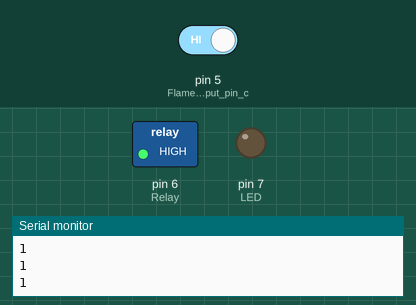
This sketch was run on a simulated Arduino Uno, built with avr-gcc and run on an emulated ATmega328P. Parts: switched loads named in the sketch (green lamp = pin HIGH), output pins drawn as LEDs (lit = HIGH), the last lines printed to the serial monitor. Inputs (shaded band) come from the test bench; at power-on: pin 5 (Flame_sensor_output_pin_c) HIGH.

Above: at 1.2 s.
1.3 s: pin 5 (Flame_sensor_output_pin_c) driven LOW
At 1.7 s:
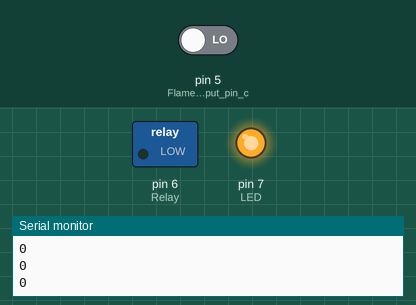
2.9 s: pin 5 (Flame_sensor_output_pin_c) driven HIGH
At 4.2 s:
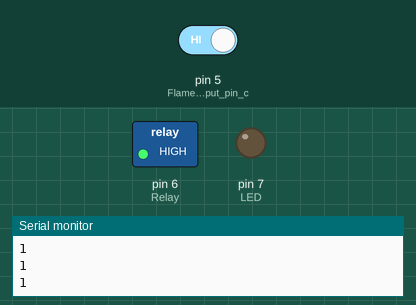
Timing chart, 0 to 5.9 s (numbered marks = the images above; inputs shaded):
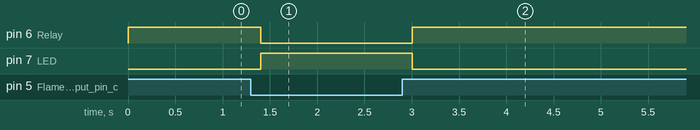

Measured:
- after the input at 1.3 s, pin 6 (Relay): HIGH → LOW after 0.10 s; pin 7 (LED): LOW → HIGH after 0.10 s
- after the input at 2.9 s, pin 6 (Relay): LOW → HIGH after 0.10 s; pin 7 (LED): HIGH → LOW after 0.10 s

The sketch:

fire.ino
```cpp
int val = 0;

void setup() {
    Serial.begin(9600);
    pinMode(5, INPUT);   // Flame sensor output pin connected
    pinMode(6, OUTPUT);  // Relay
    pinMode(7, OUTPUT);  // LED

    digitalWrite(6, HIGH); // Turn on Relay initially
}

void loop() {
    val = digitalRead(5);  // Read flame sensor output pin
    Serial.println(val);   // Print value to serial monitor
    delay(100);

    if (val == 0) {
        digitalWrite(6, LOW);  // Turn off Relay
        digitalWrite(7, HIGH); // Turn on LED
        // Turn on Motor here (if connected to the relay)
    } else {
        digitalWrite(6, HIGH); // Turn on Relay
        digitalWrite(7, LOW);  // Turn off LED
        // Turn off Motor here (if connected to the relay)
    }
}
```
